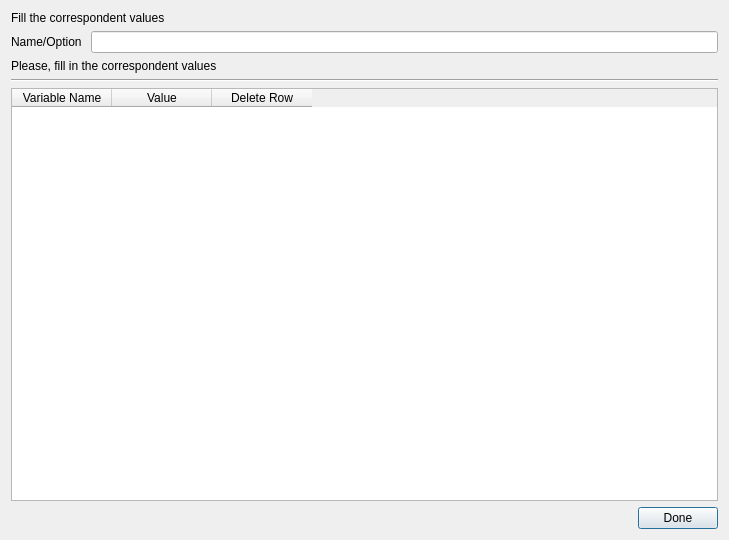
<?xml version="1.0" encoding="UTF-8"?>
<ui version="4.0">
 <class>ClipDomainDialog</class>
 <widget class="QDialog" name="ClipDomainDialog">
  <property name="geometry">
   <rect>
    <x>0</x>
    <y>0</y>
    <width>729</width>
    <height>540</height>
   </rect>
  </property>
  <property name="windowTitle">
   <string>Configuration Window</string>
  </property>
  <layout class="QVBoxLayout" name="verticalLayout">
   <item>
    <widget class="QLabel" name="windowLabel">
     <property name="text">
      <string>Fill the correspondent values</string>
     </property>
    </widget>
   </item>
   <item>
    <layout class="QHBoxLayout" name="horizontalLayout">
     <item>
      <widget class="QLabel" name="domainTypeLabel">
       <property name="maximumSize">
        <size>
         <width>200</width>
         <height>200</height>
        </size>
       </property>
       <property name="text">
        <string>Name/Option </string>
       </property>
      </widget>
     </item>
     <item>
      <widget class="QLineEdit" name="domainTypeLineEdit">
       <property name="readOnly">
        <bool>true</bool>
       </property>
      </widget>
     </item>
    </layout>
   </item>
   <item>
    <widget class="QLabel" name="introVariablesLabel">
     <property name="text">
      <string>Please, fill in the correspondent values</string>
     </property>
    </widget>
   </item>
   <item>
    <widget class="Line" name="line">
     <property name="orientation">
      <enum>Qt::Horizontal</enum>
     </property>
    </widget>
   </item>
   <item>
    <widget class="QTableWidget" name="variablesTable">
     <property name="focusPolicy">
      <enum>Qt::NoFocus</enum>
     </property>
     <column>
      <property name="text">
       <string>Variable Name</string>
      </property>
     </column>
     <column>
      <property name="text">
       <string>Value</string>
      </property>
     </column>
     <column>
      <property name="text">
       <string>Delete Row</string>
      </property>
     </column>
    </widget>
   </item>
   <item>
    <layout class="QHBoxLayout" name="horizontalLayout_2"/>
   </item>
   <item alignment="Qt::AlignRight">
    <widget class="QPushButton" name="doneButton">
     <property name="maximumSize">
      <size>
       <width>100</width>
       <height>100</height>
      </size>
     </property>
     <property name="text">
      <string>Done</string>
     </property>
    </widget>
   </item>
  </layout>
 </widget>
 <resources/>
 <connections/>
</ui>
